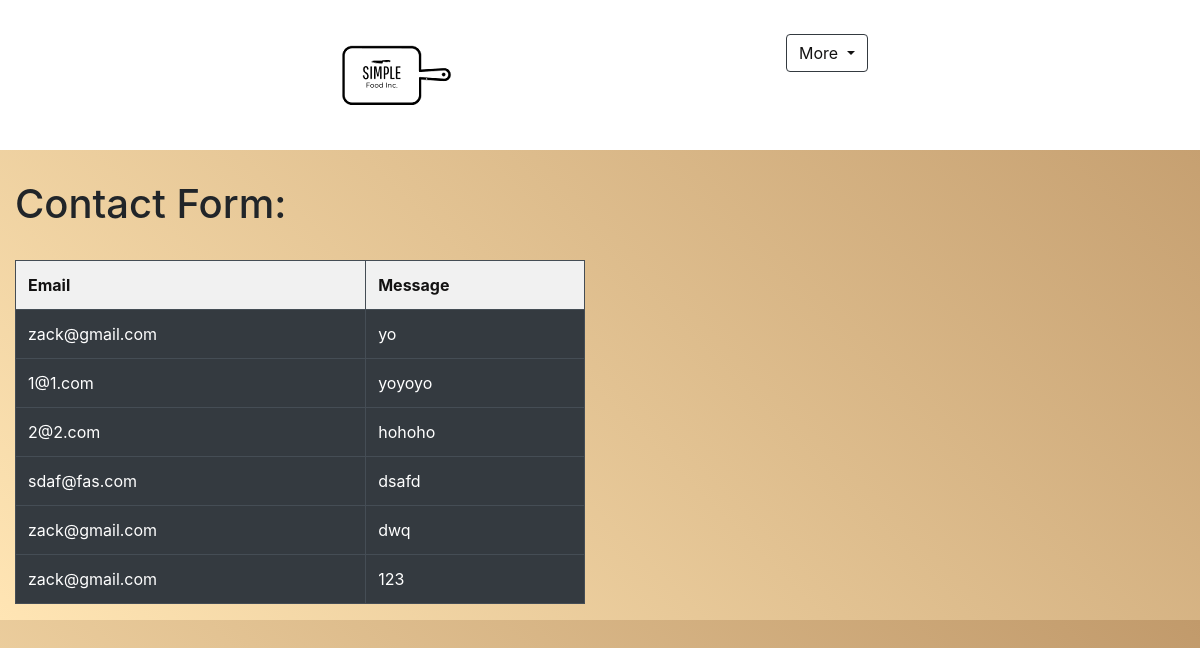
The page /contact.php on the database its author committed.
### tables this page shows
CREATE TABLE IF NOT EXISTS `contact` (
  `contact_id` int(11) NOT NULL AUTO_INCREMENT,
  `contact_email` varchar(255) NOT NULL,
  `contact_message` text NOT NULL,
  PRIMARY KEY (`contact_id`)
);

### contact.php (the view, shortened to what this page needs)
<!DOCTYPE html>
<html lang="en">
<head>
    <link rel="stylesheet" href="https://stackpath.bootstrapcdn.com/bootstrap/4.3.1/css/bootstrap.min.css">
</head>
<?php
        include "header.php";
?>
<body>
    <div class="container-fluid dash">
        <div class="row">
            <div class="col-6">
                <h1>Contact Form:</h1>
                <br>
                <table border="1" class="table table-dark">
                            <tr bgcolor="f1f1f1" style="color:#131212">
                                <th>Email</th>
                                <th>Message</th>
                            </tr>
                            <?php
                            include "conn.php";
                            $sql = "select * from contact";
                            $result = mysqli_query($conn, $sql);
                            while($rows = mysqli_fetch_array($result))
                            {
                                echo "<tr>";
                                echo "<td>".$rows['contact_email']."</td>";
                                echo "<td>".$rows['contact_message']."</td>";
                                echo "</tr>";
                            }
                        ?>
                </table>
            </div>
        </div>
    </div>
</body>
</html>

### contact.php (style rules this page uses)
body { background: linear-gradient(45deg, rgba(255,229,180,1) 0%, rgba(193,154,107,1) 100%); }
.dash { margin-top: 15%; }

### header.php (style rules this page uses)
* { box-sizing: border-box; }
.row:after { content: ""; display: table; clear: both; }

### rows shown on the page
contact: contact_email "zack@gmail.com", contact_message "yo"
contact: contact_email "1@1.com", contact_message "yoyoyo"
contact: contact_email "2@2.com", contact_message "hohoho"
contact: contact_email "sdaf@fas.com", contact_message "dsafd"
contact: contact_email "zack@gmail.com", contact_message "dwq"
contact: contact_email "zack@gmail.com", contact_message "123"
